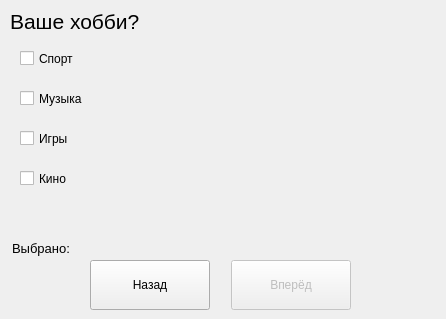
<?xml version="1.0" encoding="UTF-8"?>
<ui version="4.0">
 <class>MainWindow</class>
 <widget class="QMainWindow" name="MainWindow">
  <property name="geometry">
   <rect>
    <x>0</x>
    <y>0</y>
    <width>446</width>
    <height>319</height>
   </rect>
  </property>
  <property name="minimumSize">
   <size>
    <width>446</width>
    <height>319</height>
   </size>
  </property>
  <property name="maximumSize">
   <size>
    <width>446</width>
    <height>319</height>
   </size>
  </property>
  <property name="windowTitle">
   <string>MainWindow</string>
  </property>
  <widget class="QWidget" name="centralwidget">
   <widget class="QLabel" name="label_task">
    <property name="geometry">
     <rect>
      <x>10</x>
      <y>6</y>
      <width>301</width>
      <height>31</height>
     </rect>
    </property>
    <property name="font">
     <font>
      <family>Segoe UI</family>
      <pointsize>16</pointsize>
     </font>
    </property>
    <property name="text">
     <string>Ваше хобби?</string>
    </property>
   </widget>
   <widget class="QLabel" name="label_img">
    <property name="geometry">
     <rect>
      <x>230</x>
      <y>42</y>
      <width>201</width>
      <height>191</height>
     </rect>
    </property>
    <property name="text">
     <string/>
    </property>
   </widget>
   <widget class="QLabel" name="label_selected">
    <property name="geometry">
     <rect>
      <x>12</x>
      <y>240</y>
      <width>271</width>
      <height>16</height>
     </rect>
    </property>
    <property name="font">
     <font>
      <family>Segoe UI</family>
      <pointsize>10</pointsize>
     </font>
    </property>
    <property name="text">
     <string>Выбрано:</string>
    </property>
   </widget>
   <widget class="QPushButton" name="btn_back">
    <property name="geometry">
     <rect>
      <x>90</x>
      <y>260</y>
      <width>120</width>
      <height>50</height>
     </rect>
    </property>
    <property name="font">
     <font>
      <family>Segoe UI</family>
     </font>
    </property>
    <property name="text">
     <string>Назад</string>
    </property>
   </widget>
   <widget class="QPushButton" name="btn_next">
    <property name="enabled">
     <bool>false</bool>
    </property>
    <property name="geometry">
     <rect>
      <x>231</x>
      <y>260</y>
      <width>120</width>
      <height>50</height>
     </rect>
    </property>
    <property name="font">
     <font>
      <family>Segoe UI</family>
     </font>
    </property>
    <property name="text">
     <string>Вперёд</string>
    </property>
   </widget>
   <widget class="QCheckBox" name="checkBox_1">
    <property name="geometry">
     <rect>
      <x>20</x>
      <y>50</y>
      <width>70</width>
      <height>17</height>
     </rect>
    </property>
    <property name="text">
     <string>Спорт</string>
    </property>
   </widget>
   <widget class="QCheckBox" name="checkBox_2">
    <property name="geometry">
     <rect>
      <x>20</x>
      <y>90</y>
      <width>70</width>
      <height>17</height>
     </rect>
    </property>
    <property name="text">
     <string>Музыка</string>
    </property>
   </widget>
   <widget class="QCheckBox" name="checkBox_3">
    <property name="geometry">
     <rect>
      <x>20</x>
      <y>130</y>
      <width>70</width>
      <height>17</height>
     </rect>
    </property>
    <property name="text">
     <string>Игры</string>
    </property>
   </widget>
   <widget class="QCheckBox" name="checkBox_4">
    <property name="geometry">
     <rect>
      <x>20</x>
      <y>170</y>
      <width>70</width>
      <height>17</height>
     </rect>
    </property>
    <property name="text">
     <string>Кино</string>
    </property>
   </widget>
  </widget>
 </widget>
 <resources/>
 <connections/>
</ui>
